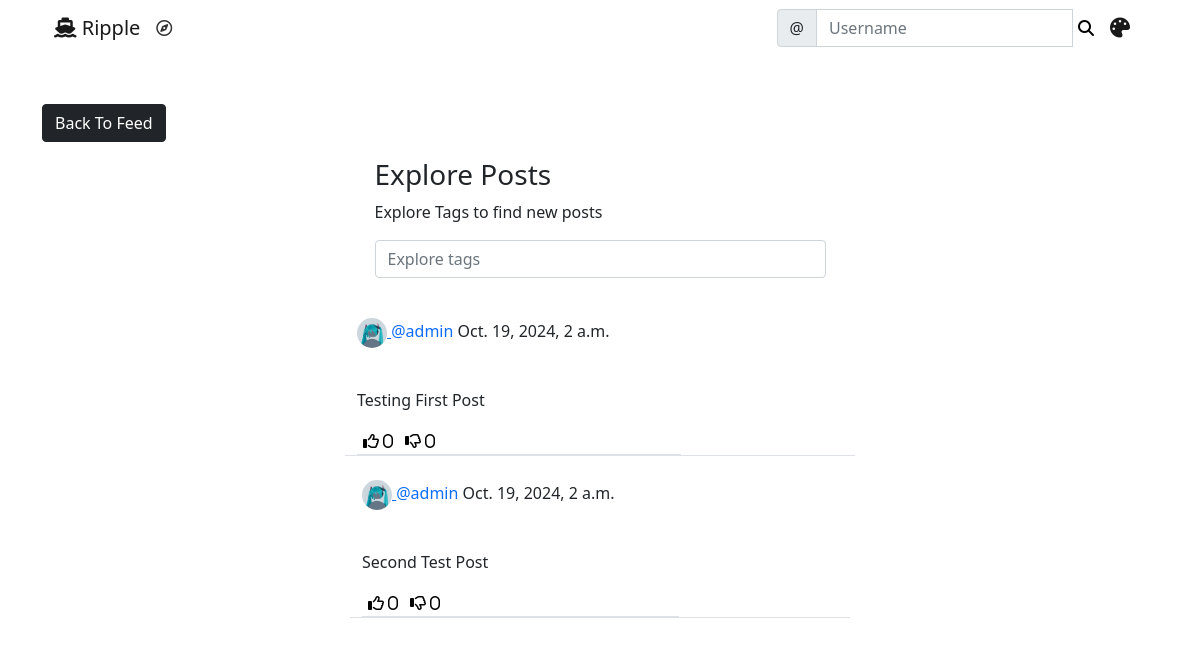
Before: /social/explore/ with the older database file.
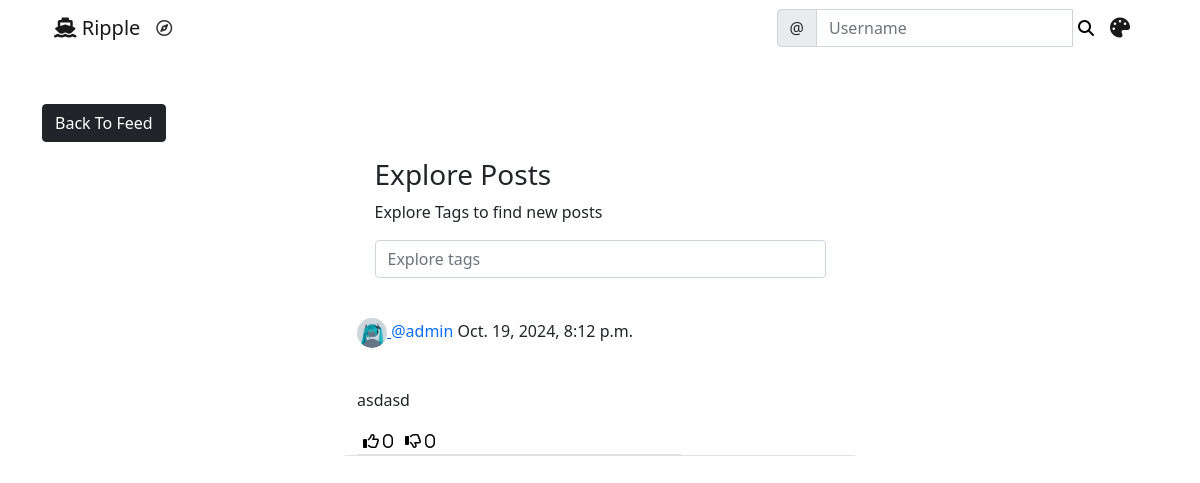
After: the same page with the newer database file.
### social/models.py (models this page shows, shortened)
class Post(models.Model):
    shared_body = models.TextField(blank=True, null=True)
    body = models.TextField()
    image = models.ImageField(upload_to='uploads/post_photos', blank=True, null=True)
    created_on = models.DateTimeField(default=timezone.now)
    author = models.ForeignKey(User, on_delete=models.CASCADE)
    likes = models.ManyToManyField(User, blank=True, related_name='likes')
    dislikes = models.ManyToManyField(User, blank=True, related_name='dislikes')
    tags = models.ManyToManyField('Tag', blank=True)

class UserProfile(models.Model):
    user = models.OneToOneField(User, primary_key=True, verbose_name='user', related_name='profile', on_delete=models.CASCADE)
    audio = models.FileField(upload_to='uploads/profile_audios', blank=True, null=True)
    name = models.CharField(max_length=30, blank=True, null=True)
    bio = models.TextField(max_length=500, blank=True, null=True)
    birth_date = models.DateField(null=True, blank=True)
    location = models.CharField(max_length=100, blank=True, null=True)
    picture = models.ImageField(upload_to='uploads/profile_pictures', default='uploads/profile_pictures/Default.jpg', blank=True)
    followers = models.ManyToManyField(User, blank=True, related_name='followers')

### social/views.py (the view, shortened to what this page needs)
# urls.py: path('explore/', Explore.as_view(), name='explore'),
class Explore(View):
    def get(self, request, *args, **kwargs):
        explore_form = ExploreForm()
        query = self.request.GET.get('query')
        tag = Tag.objects.filter(name=query).first()
        if tag:
            posts = Post.objects.filter(tags__in=[tag])
        else:
            posts = Post.objects.all()
        context = {
            'tag': tag,
            'posts': posts,
            'explore_form': explore_form,
        }
        return render(request, 'social/explore.html', context)

### social/forms.py
class ExploreForm(forms.Form):
    query = forms.CharField(
        label='',
        widget=forms.TextInput(attrs={
            'placeholder': 'Explore tags'
        })
    )

### social/templates/social/explore.html (shortened to what this page needs)
{% extends 'landing/base.html' %}
{% load crispy_forms_tags %}
{% block content %}
    <div class="container">
        <div class="row mt-5">
            <div class="col-md-5 col-sm-6">
                <a href="{% url 'post-list' %}" class="btn btn-dark">Back To Feed</a>
            </div>
        </div>
        <div class="row justify-content-center mt-3">
            <div class="col-md-5 col-sm-12">
                 {% if tag %}
                    <h3>Explore #{{ tag.name }} Posts</h3>
                    <p class="mb-3">Most recent posts tagged with {{ tag.name }}</p>
                 {% else %}
                    <h3>Explore Posts</h3>
                    <p class="mb-3">Explore Tags to find new posts</p>
                 {% endif %}
                 <form method="POST" class="mb=5">
                    {{ explore_form | crispy }}
                 </form>
            </div>
        </div>
    </div>
    {% for post in posts %}
        <div class="row justify-content-center mt-3">
            <div class="col-md-5 col-sm-12 border-bottom position-relative">
                <div>
                    <p class="post-text">
                                <a href="{% url 'profile' post.author.profile.pk %}">
                            <img class="rounded-circle post-img" height="30" width="30" src="{{ post.author.profile.picture.url }}" />
                        </a>
                        <a class="text-primary post-link" href="{% url 'profile' post.author.profile.pk %}">@{{ post.author }}</a> {{ post.created_on }}
                    </p>
                </div>
                <div class="col-md-8 col-sm-12 border-bottom">
                <div class="position-relative">
                    <div class="body">
                        <p>{{ post.body }}</p>
                    </div>
                </div>
                <div class="d-flex flex-row">
                    <form method="POST" action="{% url 'like' post.pk %}">
                        <button class="remove-default-btn" type="submit">
                            <i class="far fa-thumbs-up"> <span>{{ post.likes.all.count }}</span></i>
                        </button>
                    </form>
                    <form method="POST" action="{% url 'dislike' post.pk %}">
                        <button class="remove-default-btn" type="submit">
                            <i class="far fa-thumbs-down"> <span>{{ post.dislikes.all.count }}</span></i>
                        </button>
                    </form>
                </div>
            </div>
        </div>
        {% endfor %}
</div>
{% endblock content %}

Changed rows visible on the page:
removed Post: author.profile.picture (placeholder picture), author "admin", created_on "Oct. 19, 2024, 2 a.m.", body "Testing First Post", likes.all.count "0", dislikes.all.count "0"
removed Post: author.profile.picture (placeholder picture), author "admin", created_on "Oct. 19, 2024, 2 a.m.", body "Second Test Post", likes.all.count "0", dislikes.all.count "0"
added Post: author.profile.picture (placeholder picture), author "admin", created_on "Oct. 19, 2024, 8:12 p.m.", body "asdasd", likes.all.count "0", dislikes.all.count "0"
